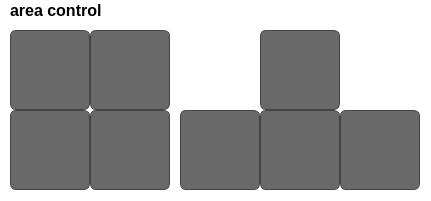
     <widget class="QWidget" name="move_area_widget" native="true">
      <property name="geometry">
       <rect>
        <x>580</x>
        <y>380</y>
        <width>431</width>
        <height>201</height>
       </rect>
      </property>
      <property name="styleSheet">
       <string notr="true">QWidget {
    background-color: rgba(0, 0, 0, 0);
}
</string>
      </property>
      <widget class="QPushButton" name="object_move_up">
       <property name="geometry">
        <rect>
         <x>260</x>
         <y>30</y>
         <width>80</width>
         <height>80</height>
        </rect>
       </property>
       <property name="styleSheet">
        <string notr="true">QPushButton {
    background-color: rgba(42, 42, 42, 180); /* 투명도 추가 */
    color: white;
    border: 1px solid #444444;
    border-radius: 6px;
    font-size: 18px;
}
QPushButton:hover {
    background-color: #3A3A3A;
    border: 1px solid #666666;
}
QPushButton:pressed {
    background-color: #333333;
}</string>
       </property>
       <property name="text">
        <string/>
       </property>
      </widget>
      <widget class="QPushButton" name="object_move_down">
       <property name="geometry">
        <rect>
         <x>260</x>
         <y>110</y>
         <width>80</width>
         <height>80</height>
        </rect>
       </property>
       <property name="styleSheet">
        <string notr="true">QPushButton {
    background-color: rgba(42, 42, 42, 180); /* 투명도 추가 */
    color: white;
    border: 1px solid #444444;
    border-radius: 6px;
    font-size: 18px;
}
QPushButton:hover {
    background-color: #3A3A3A;
    border: 1px solid #666666;
}
QPushButton:pressed {
    background-color: #333333;
}</string>
       </property>
       <property name="text">
        <string/>
       </property>
      </widget>
      <widget class="QPushButton" name="object_move_left">
       <property name="geometry">
        <rect>
         <x>180</x>
         <y>110</y>
         <width>80</width>
         <height>80</height>
        </rect>
       </property>
       <property name="styleSheet">
        <string notr="true">QPushButton {
    background-color: rgba(42, 42, 42, 180); /* 투명도 추가 */
    color: white;
    border: 1px solid #444444;
    border-radius: 6px;
    font-size: 18px;
}
QPushButton:hover {
    background-color: #3A3A3A;
    border: 1px solid #666666;
}
QPushButton:pressed {
    background-color: #333333;
}</string>
       </property>
       <property name="text">
        <string/>
       </property>
      </widget>
      <widget class="QPushButton" name="object_move_right">
       <property name="geometry">
        <rect>
         <x>340</x>
         <y>110</y>
         <width>80</width>
         <height>80</height>
        </rect>
       </property>
       <property name="styleSheet">
        <string notr="true">QPushButton {
    background-color: rgba(42, 42, 42, 180); /* 투명도 추가 */
    color: white;
    border: 1px solid #444444;
    border-radius: 6px;
    font-size: 18px;
}
QPushButton:hover {
    background-color: #3A3A3A;
    border: 1px solid #666666;
}
QPushButton:pressed {
    background-color: #333333;
}</string>
       </property>
       <property name="text">
        <string/>
       </property>
      </widget>
      <widget class="QPushButton" name="grow_vertical">
       <property name="geometry">
        <rect>
         <x>10</x>
         <y>30</y>
         <width>80</width>
         <height>80</height>
        </rect>
       </property>
       <property name="styleSheet">
        <string notr="true">QPushButton {
	background-image: url(:/file/SetArea/grow_vertical.png);
    background-repeat: no-repeat;
    background-position: center;
    background-color: rgba(42, 42, 42, 180); /* 투명도 추가 */
    border: 1px solid #444444;
    border-radius: 6px;
}
QPushButton:hover {
    background-color: #3A3A3A;
	background-color: rgba(58, 58, 58, 200); /* hover 시 투명도 */
    border: 1px solid #666666;
}
QPushButton:pressed {
    background-color: #333333;
}</string>
       </property>
       <property name="text">
        <string/>
       </property>
      </widget>
      <widget class="QPushButton" name="shrink_vertical">
       <property name="geometry">
        <rect>
         <x>10</x>
         <y>110</y>
         <width>80</width>
         <height>80</height>
        </rect>
       </property>
       <property name="styleSheet">
        <string notr="true">QPushButton {
	background-image: url(:/file/SetArea/shrink_vertical.png);
    background-repeat: no-repeat;
    background-position: center;
    background-color: rgba(42, 42, 42, 180); /* 투명도 추가 */
    border: 1px solid #444444;
    border-radius: 6px;
}
QPushButton:hover {
    background-color: #3A3A3A;
	background-color: rgba(58, 58, 58, 200); /* hover 시 투명도 */
    border: 1px solid #666666;
}
QPushButton:pressed {
    background-color: #333333;
}</string>
       </property>
       <property name="text">
        <string/>
       </property>
      </widget>
      <widget class="QPushButton" name="grow_horizontal">
       <property name="geometry">
        <rect>
         <x>90</x>
         <y>30</y>
         <width>80</width>
         <height>80</height>
        </rect>
       </property>
       <property name="styleSheet">
        <string notr="true">QPushButton {
	background-image: url(:/file/SetArea/grow_horizontal.png);
    background-repeat: no-repeat;
    background-position: center;
    background-color: #2A2A2A;
    background-color: rgba(42, 42, 42, 180); /* 투명도 추가 */
    border: 1px solid #444444;
    border-radius: 6px;
}
QPushButton:hover {
    background-color: #3A3A3A;
	background-color: rgba(58, 58, 58, 200); /* hover 시 투명도 */
    border: 1px solid #666666;
}
QPushButton:pressed {
    background-color: #333333;
}</string>
       </property>
       <property name="text">
        <string/>
       </property>
      </widget>
      <widget class="QPushButton" name="shrink_horizontal">
       <property name="geometry">
        <rect>
         <x>90</x>
         <y>110</y>
         <width>80</width>
         <height>80</height>
        </rect>
       </property>
       <property name="styleSheet">
        <string notr="true">QPushButton {
	background-image: url(:/file/SetArea/shrink_horizontal.png);
    background-repeat: no-repeat;
    background-position: center;
    background-color: rgba(42, 42, 42, 180); /* 투명도 추가 */
    border: 1px solid #444444;
    border-radius: 6px;
}
QPushButton:hover {
    background-color: #3A3A3A;
	background-color: rgba(58, 58, 58, 200); /* hover 시 투명도 */
    border: 1px solid #666666;
}
QPushButton:pressed {
    background-color: #333333;
}</string>
       </property>
       <property name="text">
        <string/>
       </property>
      </widget>
      <widget class="QLabel" name="label_4">
       <property name="geometry">
        <rect>
         <x>10</x>
         <y>0</y>
         <width>121</width>
         <height>21</height>
        </rect>
       </property>
       <property name="styleSheet">
        <string notr="true">QLabel {
    color: #000000;
    font-size: 16px;
    font-weight: 500;
    font-family: 'Noto Sans KR Black';
    background: transparent;
}</string>
       </property>
       <property name="text">
        <string>area control</string>
       </property>
      </widget>
     </widget>
